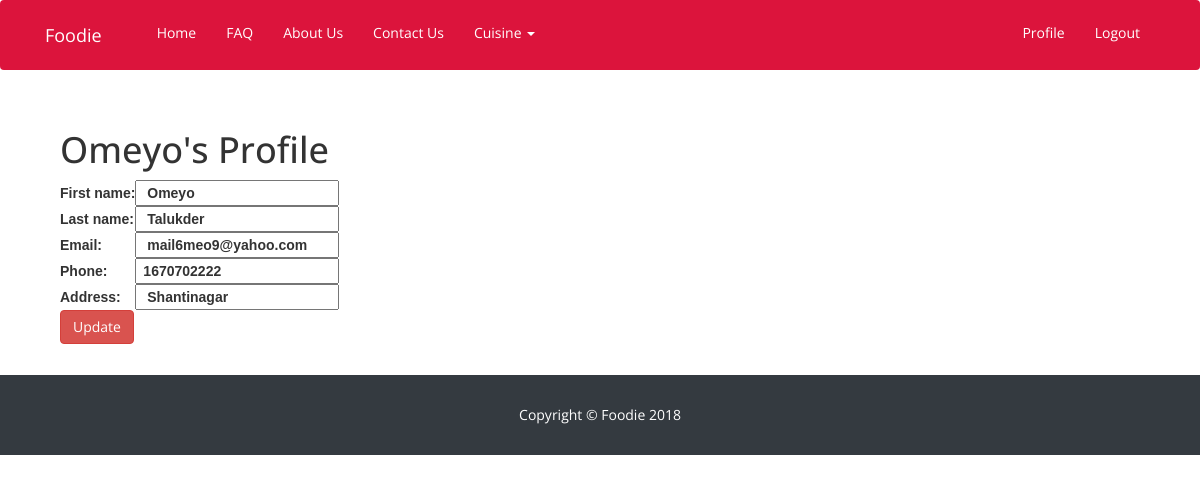
The app's page /profileEdit.php (signed in) with its own data.
### tables this page shows
CREATE TABLE `user` (
  `sl` int(128) NOT NULL,
  `fname` varchar(256) NOT NULL,
  `lname` varchar(256) NOT NULL,
  `address` varchar(256) NOT NULL,
  `email` varchar(256) NOT NULL,
  `phone` int(128) NOT NULL,
  `username` varchar(200) NOT NULL,
  `password` varchar(256) NOT NULL,
  `image` longblob NOT NULL,
  `imagename` varchar(180) NOT NULL
);

### profileEdit.php (the view, shortened to what this page needs)
<!DOCTYPE html>
<html lang="en">
  <head>
  </head>
  <body>
       <?php
include "nav.php";
?>
    <section class="py-5">
      <div class="container">
    <div class="container">
    <div class="fb-profile">
        <div class="fb-profile-text">
<?php
include_once 'connect.php';
$sql = "SELECT * FROM user WHERE username = '$_SESSION[username]'" ;
$result = mysqli_query($conn,$sql);
$row = mysqli_fetch_array($result);
?>
            <h1><?php echo "$row[fname]"; ?>'s Profile</h1>
            <form action="editProcess.php" method="post">
            <table style="border: none; font-family:Arial;font-weight: bold">
            	<tr>
            		<td> First name:</td>
            		<td>
                        <input type="text" name="fname" value="<?php echo " $row[fname]"; ?>">
                    </td>
            	</tr>
                <tr>
                    <td> Last name:</td>
                    <td>
                        <input type="text" name="lname" value="<?php echo " $row[lname]"; ?>">
                    </td>
                </tr>
            	<tr>
            		<td> Email:</td>
            		<td>
                        <input type="text" name="email" value="<?php echo " $row[email]"; ?>">
                    </td>
            	</tr>
            	<tr>
                    <td> Phone:</td>
                    <td><input type="text" name="phone" value="<?php echo " $row[phone]"; ?>"></td>
                </tr>
                <tr>
                    <td> Address:</td>
                    <td><input type="text" name="address" value="<?php echo " $row[address]"; ?>"></td>
                </tr>
	        </table>
            <button type="submit" class="btn btn-xl btn-danger" name="update" value="update">Update</button>
        </form>
        </div>
    </div>
</div>
	<div class ="col-md-3"></div>
    <div class="col-md-3">
    </div>
</div></section>
<?php
include "footer.php";
?>
  </body>
</html>
    <link href="assets/css/bootstrap.min.css" rel="stylesheet">
    <link href="assets/css/source.bootstrap.min.css" rel="stylesheet">
    <link href="assets/css/half-slider.css" rel="stylesheet">
    <link href="assets/css/index.css" rel="stylesheet">
    <link href="assets/css/profile.css" rel="stylesheet">

### assets/css/profile.css (style rules this page uses)
body { font-family: 'Open Sans', sans-serif; }

### records on screen
user: fname "Omeyo", lname "Talukder", email "mail6meo9@yahoo.com", phone "1670702222", address "Shantinagar"
